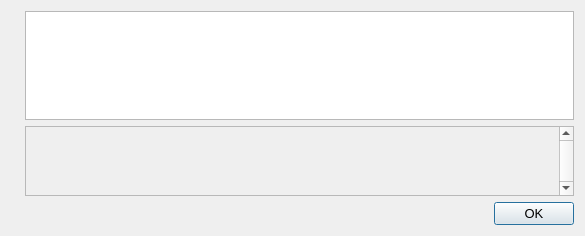
<?xml version="1.0" encoding="UTF-8"?>
<ui version="4.0">
 <class>HelpMessageDialog</class>
 <widget class="QDialog" name="HelpMessageDialog">
  <property name="geometry">
   <rect>
    <x>0</x>
    <y>0</y>
    <width>585</width>
    <height>236</height>
   </rect>
  </property>
  <property name="font">
   <font>
    <pointsize>10</pointsize>
   </font>
  </property>
  <property name="windowTitle">
   <string notr="true">BlocknetDX Core - Command-line options</string>
  </property>
  <layout class="QHBoxLayout" name="horizontalLayout_2">
   <item>
    <widget class="QLabel" name="graphic">
     <property name="sizePolicy">
      <sizepolicy hsizetype="Preferred" vsizetype="Ignored">
       <horstretch>0</horstretch>
       <verstretch>0</verstretch>
      </sizepolicy>
     </property>
     <property name="pixmap">
      <pixmap resource="../xc3.qrc">:/images/about</pixmap>
     </property>
    </widget>
   </item>
   <item>
    <layout class="QVBoxLayout" name="verticalLayout">
     <item>
      <widget class="QTextEdit" name="helpMessage">
       <property name="readOnly">
        <bool>true</bool>
       </property>
      </widget>
     </item>
     <item>
      <widget class="QScrollArea" name="scrollArea">
       <property name="verticalScrollBarPolicy">
        <enum>Qt::ScrollBarAlwaysOn</enum>
       </property>
       <property name="widgetResizable">
        <bool>true</bool>
       </property>
       <widget class="QWidget" name="scrollAreaWidgetContents">
        <property name="geometry">
         <rect>
          <x>0</x>
          <y>0</y>
          <width>287</width>
          <height>68</height>
         </rect>
        </property>
        <layout class="QVBoxLayout" name="verticalLayout_2">
         <item>
          <widget class="QLabel" name="aboutMessage">
           <property name="cursor">
            <cursorShape>IBeamCursor</cursorShape>
           </property>
           <property name="textFormat">
            <enum>Qt::PlainText</enum>
           </property>
           <property name="alignment">
            <set>Qt::AlignLeading|Qt::AlignLeft|Qt::AlignTop</set>
           </property>
           <property name="openExternalLinks">
            <bool>true</bool>
           </property>
           <property name="textInteractionFlags">
            <set>Qt::LinksAccessibleByMouse|Qt::TextSelectableByKeyboard|Qt::TextSelectableByMouse</set>
           </property>
          </widget>
         </item>
        </layout>
       </widget>
      </widget>
     </item>
     <item>
      <widget class="QDialogButtonBox" name="okButton">
       <property name="orientation">
        <enum>Qt::Horizontal</enum>
       </property>
       <property name="standardButtons">
        <set>QDialogButtonBox::Ok</set>
       </property>
      </widget>
     </item>
    </layout>
   </item>
  </layout>
 </widget>
 <resources>
  <include location="../xc3.qrc"/>
 </resources>
 <connections>
  <connection>
   <sender>okButton</sender>
   <signal>accepted()</signal>
   <receiver>HelpMessageDialog</receiver>
   <slot>accept()</slot>
   <hints>
    <hint type="sourcelabel">
     <x>20</x>
     <y>20</y>
    </hint>
    <hint type="destinationlabel">
     <x>20</x>
     <y>20</y>
    </hint>
   </hints>
  </connection>
  <connection>
   <sender>okButton</sender>
   <signal>rejected()</signal>
   <receiver>HelpMessageDialog</receiver>
   <slot>reject()</slot>
   <hints>
    <hint type="sourcelabel">
     <x>20</x>
     <y>20</y>
    </hint>
    <hint type="destinationlabel">
     <x>20</x>
     <y>20</y>
    </hint>
   </hints>
  </connection>
 </connections>
</ui>
